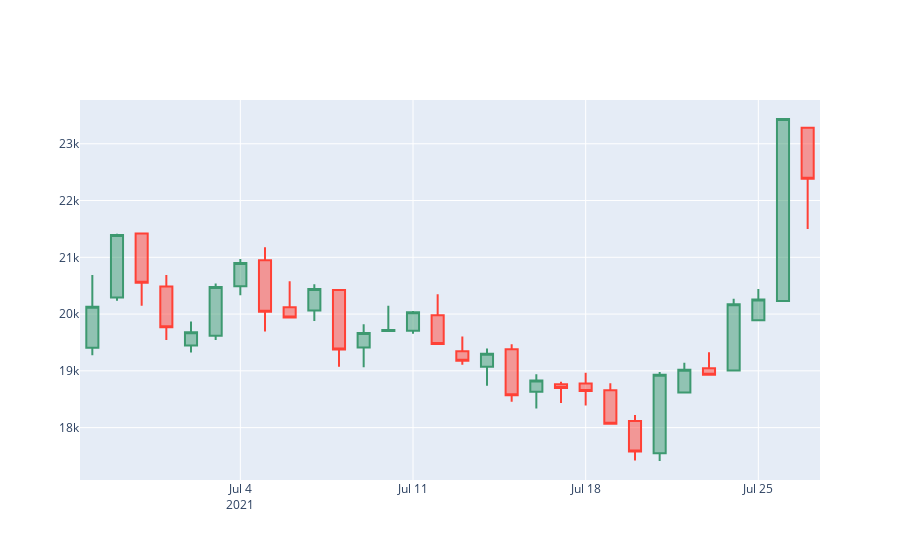

The notebook cell this image was saved under:
### Code cell
fig = go.Figure(data=[go.Candlestick(x = candlestick_data['date'],
                                     open=candlestick_data['Price']['first'],
                                     high=candlestick_data['Price']['max'],
                                     low=candlestick_data['Price']['min'],
                                     close=candlestick_data['Price']['last'] )
                      ])

fig.update_layout(xaxis_rangeslider_visible=False)
fig.show()
